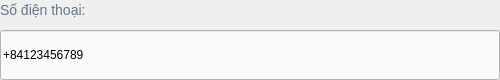
<?xml version="1.0" encoding="UTF-8"?>
<ui version="4.0">
 <class>OtpPhoneInput</class>
 <widget class="QWidget" name="OtpPhoneInput">
  <property name="geometry">
   <rect>
    <x>0</x>
    <y>0</y>
    <width>500</width>
    <height>80</height>
   </rect>
  </property>
  <layout class="QVBoxLayout" name="verticalLayout">
   <property name="spacing">
    <number>10</number>
   </property>
   <property name="leftMargin">
    <number>0</number>
   </property>
   <property name="topMargin">
    <number>0</number>
   </property>
   <property name="rightMargin">
    <number>0</number>
   </property>
   <property name="bottomMargin">
    <number>0</number>
   </property>
   <item>
    <widget class="QLabel" name="phoneLabel">
     <property name="styleSheet">
      <string notr="true">font-size: 14px; color: #64748B;</string>
     </property>
     <property name="text">
      <string>Số điện thoại:</string>
     </property>
     <property name="class" stdset="0">
      <string>infoLabel</string>
     </property>
    </widget>
   </item>
   <item>
    <widget class="QLineEdit" name="phoneLineEdit">
     <property name="minimumSize">
      <size>
       <width>0</width>
       <height>50</height>
      </size>
     </property>
     <property name="maximumSize">
      <size>
       <width>16777215</width>
       <height>50</height>
      </size>
     </property>
     <property name="styleSheet">
      <string notr="true">background-color: #F9FAFB;</string>
     </property>
     <property name="text">
      <string>+84123456789</string>
     </property>
     <property name="readOnly">
      <bool>true</bool>
     </property>
    </widget>
   </item>
  </layout>
 </widget>
 <resources/>
 <connections/>
</ui>
